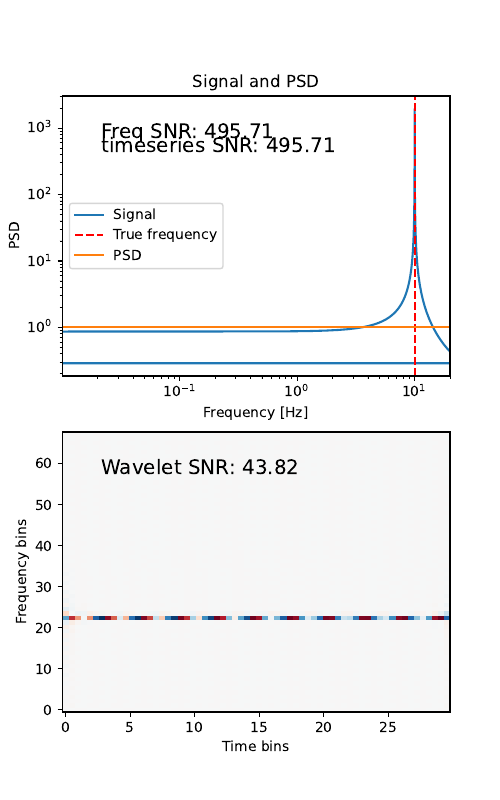

Write the Python code that produced this figure.
"""

Toy model of sine-wave signal and a constant PSD

"""

import numpy as np
from matplotlib import colors

import matplotlib.pyplot as plt
from common import compute_frequency_optimal_snr, evolutionary_psd_from_stationary_psd, compute_wavelet_snr, get_wavelet_bins
from WDMWaveletTransforms.wavelet_transforms import transform_wavelet_time

from collections import namedtuple

TIMESERIES = namedtuple("TimeSeries", ["data", "time"])

true_f = 10
fs = 20 * 3
dt = 1 / fs
ND = 4096
time = np.linspace(0, ND * dt, ND)
duration = ND * dt
signal_t = np.sin(2 * np.pi * true_f * time)
signal_f = np.fft.fft(signal_t)
freq = np.fft.fftfreq(ND, dt)

psd_f = np.ones(len(signal_f))
snr = compute_frequency_optimal_snr(
    signal_f[: ND // 2], psd_f[: ND // 2], duration=duration
)
signal_t = TIMESERIES(
    data=signal_t,
    time=time,
)

# analytical SNR for flat white noise in time domain:
# sin**2 ~ 0.5
sigma_sqr = 0.5 * dt
analytical_snr = np.sqrt(np.sum(signal_t.data**2 / sigma_sqr))

assert np.isclose(
    analytical_snr - snr, 0, atol=1e-2
), f"{analytical_snr} != {snr}"


Nf = 64
Nt = ND // Nf

signal_wavelet = transform_wavelet_time(signal_t.data, Nf=Nf, Nt=Nt)
freq_grid, time_grid = get_wavelet_bins(duration, ND, Nf, Nt)



psd_wavelet = evolutionary_psd_from_stationary_psd(
    psd=psd_f,
    psd_f=np.arange(len(psd_f)),
    f_grid=freq_grid,
    t_grid=time_grid,
)


wavelet_snr = compute_wavelet_snr(signal_wavelet, psd_wavelet)




fig, axes = plt.subplots(2,1, figsize=(5, 8))
axes[0].loglog(freq, np.abs(signal_f), label='Signal')
axes[0].axvline(true_f, color="red", linestyle="--", label="True frequency")
axes[0].plot(freq, psd_f, label="PSD")
axes[0].text(0.1, 0.85, f"Freq SNR: {snr:.2f}", transform=axes[0].transAxes, fontsize='x-large')
axes[0].text(0.1, 0.8, f"timeseries SNR: {analytical_snr:.2f}", transform=axes[0].transAxes, fontsize='x-large')
axes[0].legend()
axes[0].set_xlim(0, 20)
axes[0].set_title("Signal and PSD")
axes[0].set_xlabel("Frequency [Hz]")
axes[0].set_ylabel("PSD")
axes[1].pcolor(time_grid, freq_grid, signal_wavelet.T, cmap="RdBu", norm=colors.TwoSlopeNorm( vcenter=0))
axes[1].text(0.1, 0.85, f"Wavelet SNR: {wavelet_snr:.2f}", transform=axes[1].transAxes, fontsize='x-large')
axes[1].set_xlabel("Time bins")
axes[1].set_ylabel("Frequency bins")
fig.savefig('toy_model_snr.pdf', dpi=300)


assert np.isclose(
    snr, wavelet_snr, atol=10
), f"{snr} != {wavelet_snr}, wavelet/freq snr = {snr / wavelet_snr:.2f}"